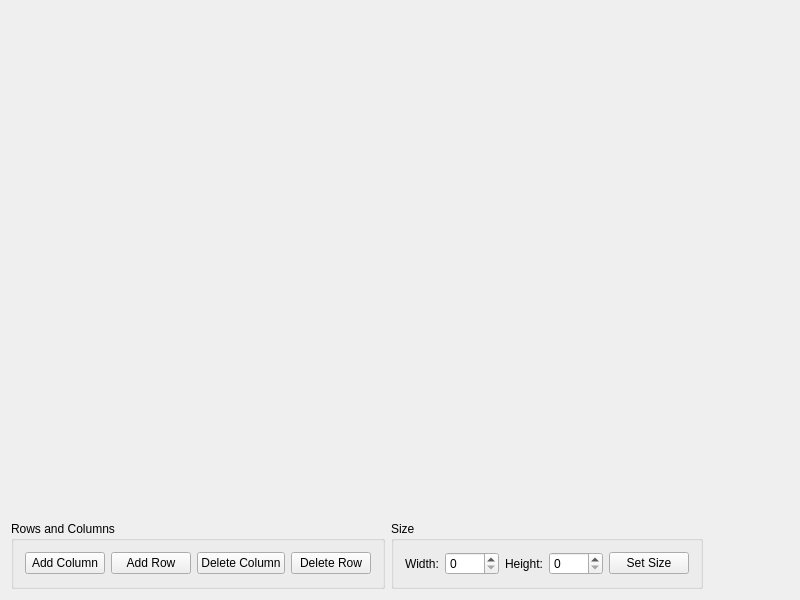
<?xml version="1.0" encoding="UTF-8"?>
<ui version="4.0">
 <class>ImagesWindow</class>
 <widget class="QWidget" name="ImagesWindow">
  <property name="geometry">
   <rect>
    <x>0</x>
    <y>0</y>
    <width>800</width>
    <height>600</height>
   </rect>
  </property>
  <property name="windowTitle">
   <string>Images</string>
  </property>
  <layout class="QVBoxLayout" name="verticalLayout_2">
   <property name="sizeConstraint">
    <enum>QLayout::SetDefaultConstraint</enum>
   </property>
   <property name="leftMargin">
    <number>0</number>
   </property>
   <property name="topMargin">
    <number>0</number>
   </property>
   <property name="rightMargin">
    <number>0</number>
   </property>
   <property name="bottomMargin">
    <number>0</number>
   </property>
   <item>
    <widget class="QFrame" name="frame">
     <property name="sizePolicy">
      <sizepolicy hsizetype="Preferred" vsizetype="Expanding">
       <horstretch>0</horstretch>
       <verstretch>0</verstretch>
      </sizepolicy>
     </property>
     <property name="frameShape">
      <enum>QFrame::NoFrame</enum>
     </property>
     <property name="frameShadow">
      <enum>QFrame::Sunken</enum>
     </property>
     <property name="lineWidth">
      <number>1</number>
     </property>
     <property name="midLineWidth">
      <number>0</number>
     </property>
    </widget>
   </item>
   <item>
    <widget class="QSplitter" name="splitter">
     <property name="orientation">
      <enum>Qt::Horizontal</enum>
     </property>
     <property name="handleWidth">
      <number>3</number>
     </property>
     <property name="childrenCollapsible">
      <bool>false</bool>
     </property>
     <widget class="QWidget" name="layoutWidget">
      <layout class="QVBoxLayout" name="verticalLayout">
       <item>
        <layout class="QHBoxLayout" name="horizontalLayout">
         <item>
          <widget class="QGroupBox" name="groupBox">
           <property name="maximumSize">
            <size>
             <width>16777215</width>
             <height>188</height>
            </size>
           </property>
           <property name="title">
            <string>Rows and Columns</string>
           </property>
           <layout class="QHBoxLayout" name="horizontalLayout_2">
            <item>
             <widget class="QPushButton" name="addColumnButton">
              <property name="text">
               <string>Add Column</string>
              </property>
             </widget>
            </item>
            <item>
             <widget class="QPushButton" name="addRowButton">
              <property name="text">
               <string>Add Row</string>
              </property>
             </widget>
            </item>
            <item>
             <widget class="QPushButton" name="deleteColumnButton">
              <property name="text">
               <string>Delete Column</string>
              </property>
             </widget>
            </item>
            <item>
             <widget class="QPushButton" name="deleteRowButton">
              <property name="text">
               <string>Delete Row</string>
              </property>
             </widget>
            </item>
           </layout>
          </widget>
         </item>
         <item alignment="Qt::AlignLeft|Qt::AlignTop">
          <widget class="QGroupBox" name="groupBox_2">
           <property name="title">
            <string>Size</string>
           </property>
           <layout class="QHBoxLayout" name="horizontalLayout_3">
            <item>
             <widget class="QLabel" name="label">
              <property name="text">
               <string>Width:</string>
              </property>
             </widget>
            </item>
            <item>
             <widget class="QSpinBox" name="widthSpinBox">
              <property name="maximum">
               <number>5000</number>
              </property>
             </widget>
            </item>
            <item>
             <widget class="QLabel" name="label_2">
              <property name="text">
               <string>Height:</string>
              </property>
             </widget>
            </item>
            <item>
             <widget class="QSpinBox" name="heightSpinBox">
              <property name="maximum">
               <number>5000</number>
              </property>
             </widget>
            </item>
            <item>
             <widget class="QPushButton" name="setSizeButton">
              <property name="text">
               <string>Set Size</string>
              </property>
             </widget>
            </item>
           </layout>
          </widget>
         </item>
         <item>
          <spacer name="horizontalSpacer">
           <property name="orientation">
            <enum>Qt::Horizontal</enum>
           </property>
           <property name="sizeHint" stdset="0">
            <size>
             <width>40</width>
             <height>20</height>
            </size>
           </property>
          </spacer>
         </item>
        </layout>
       </item>
      </layout>
     </widget>
    </widget>
   </item>
  </layout>
 </widget>
 <layoutdefault spacing="6" margin="11"/>
 <resources/>
 <connections/>
</ui>
